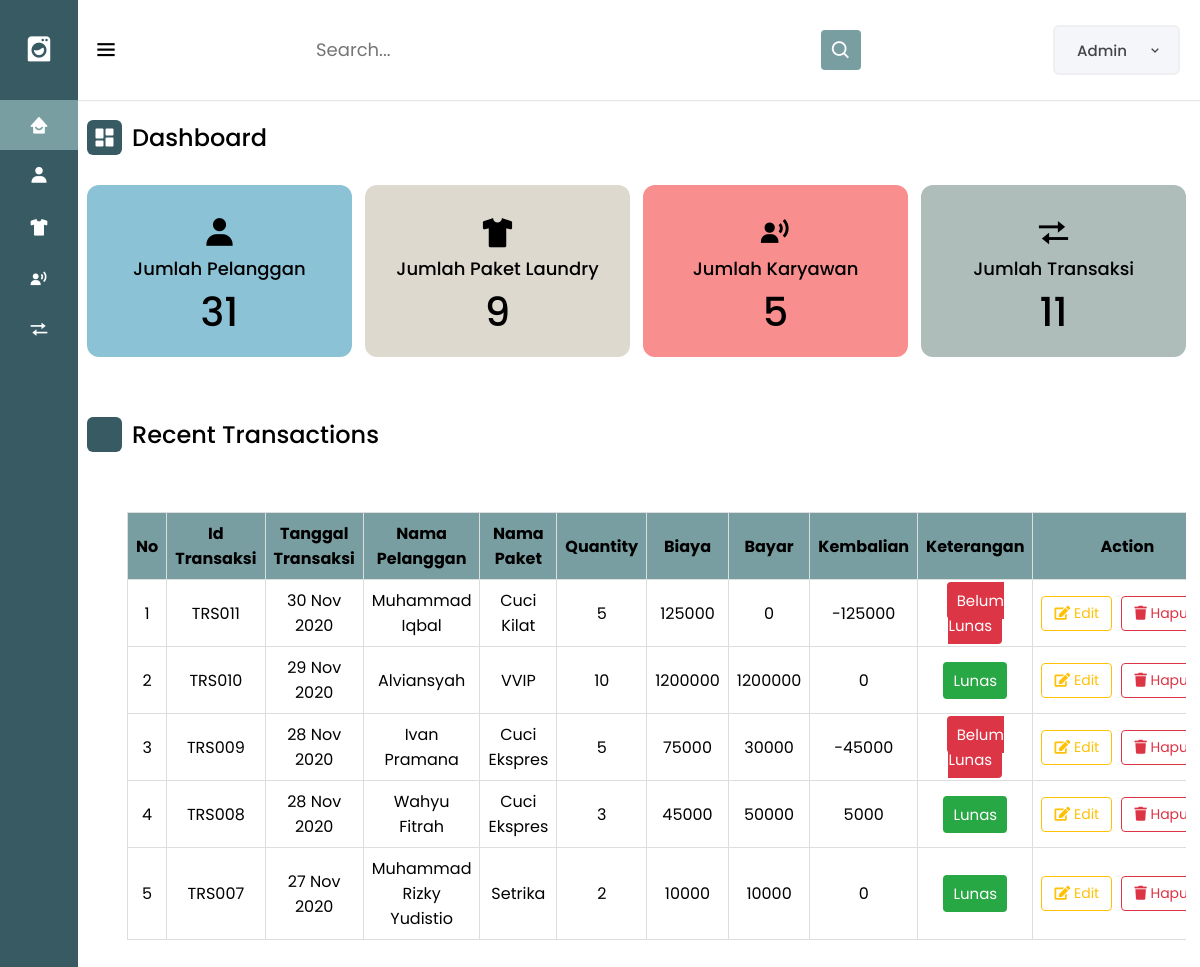
Screenshot of /admin/dashboard.php with the database file from the repository.
### tables this page shows
CREATE TABLE `transaksi` (
  `id_transaksi` varchar(10) NOT NULL,
  `tanggal` varchar(20) NOT NULL,
  `id_pelanggan` varchar(10) NOT NULL,
  `id_paket` varchar(10) NOT NULL,
  `qty` int(11) NOT NULL,
  `biaya` int(11) NOT NULL,
  `bayar` int(11) NOT NULL,
  `kembalian` int(11) NOT NULL
);

CREATE TABLE `pelanggan` (
  `id_pelanggan` varchar(10) NOT NULL,
  `nama_pelanggan` varchar(100) NOT NULL,
  `username` varchar(25) NOT NULL,
  `password` varchar(255) NOT NULL,
  `alamat_pelanggan` varchar(255) NOT NULL,
  `no_hp_pelanggan` varchar(20) NOT NULL
);

CREATE TABLE `paket_cuci` (
  `id_paket` varchar(10) NOT NULL,
  `paket` varchar(100) NOT NULL,
  `harga_kilo` int(11) NOT NULL,
  `deskripsi` varchar(255) NOT NULL
);

### admin/dashboard.php (the view, shortened to what this page needs)
<?php
    require '../conn.php';
    $query = "SELECT transaksi.id_transaksi, transaksi.tanggal , pelanggan.nama_pelanggan, paket_cuci.paket, transaksi.qty, transaksi.biaya, transaksi.bayar, transaksi.kembalian
              FROM transaksi
              INNER JOIN pelanggan
              ON transaksi.id_pelanggan = pelanggan.id_pelanggan
              INNER JOIN paket_cuci
              ON transaksi.id_paket = paket_cuci.id_paket
              ORDER BY transaksi.id_transaksi DESC LIMIT 5";
    function numData($table) {
        global $conn;
        $stmt = $conn->query("SELECT * FROM $table");
        return $stmt->rowCount();
    }
?>
<!DOCTYPE html>
<html lang="en">
<head>
    <link rel="stylesheet" href="styleadmin.css">
    <link rel="stylesheet" href="https://unicons.iconscout.com/release/v4.0.0/css/line.css">
    <link href='https://unpkg.com/boxicons@2.0.7/css/boxicons.min.css' rel='stylesheet'>
    <link rel="stylesheet" href="https://cdnjs.cloudflare.com/ajax/libs/font-awesome/5.15.3/css/all.min.css">
</head>
<body>
    <div class="sidebar close">
    <div class="logo-details">
        <i class='bx bxs-washer'></i>
    </div>
    <ul class="nav-links">
        <li>
            <a href="<?php echo "../admin/dashboard.php"; ?>" class="active">
                <i class='bx bxs-home-smile'></i>
            </a>
        </li>
        <li>
            <div class="iocn-link">
                <a href="<?php echo "../pelanggan/list_pelanggan.php"; ?>" >
                    <i class='bx bxs-user'></i>
                </a>
            </div>
        </li>
        <li>
            <div class="iocn-link">
                <a href="<?php echo "../paketlaundry/list_paketlaundry.php "; ?>">
                    <i class='bx bxs-t-shirt'></i>
                </a>
            </div>
        </li>
        <li>
            <div class="iocn-link">
                <a href="<?php echo "../karyawan/list_karyawan.php"; ?>">
                    <i class='bx bxs-user-voice'></i>
                </a>
            </div>
        </li>
        <li>
            <div class="iocn-link">
                <a href="<?php echo "../transaksi/transaksi.php"; ?>">
                    <i class='bx bx-transfer'></i>
                </a>
            </div>
        </li>
    </ul>
    </div>
    <section class="dashboard">
        <div class="top">
            <div class="sidebar-button">
                <i class='bx bx-menu sidebar-toggle'></i>
            </div>
            <div class="search-box">
                <input type="text" placeholder="Search...">
                <i class='bx bx-search'></i>
            </div>
            <div class="profile-details">
                <span class="admin_name">Admin</span>
                <i class="bx bx-chevron-down"></i>
            </div>
        </div>
        <div class="dash-content">
            <div class="overview">
                <div class="title">
                    <i class='bx bxs-dashboard'></i>
                    <span class="text">Dashboard</span>
                </div>
                <div class="boxes">
                    <div class="box box1">
                        <i class='bx bxs-user' id="icon"></i>
                        <span class="text"><center>Jumlah Pelanggan<center></span>
						<span class="number"><?= numData('pelanggan'); ?></span>
                    </div>
                    <div class="box box2">
                        <i class='bx bxs-t-shirt' id="icon"></i>
                        <span class="text"><center>Jumlah Paket Laundry<center></span>
                        <span class="number"><?= numData('paket_cuci'); ?></span>
                    </div>
                    <div class="box box3">
                        <i class='bx bxs-user-voice' id= "icon"></i>
                        <span class="text"><center>Jumlah Karyawan<center></span>
                        <span class="number"><?= numData('karyawan'); ?></span>
                    </div>
                    <div class="box box4">
                        <i class='bx bx-transfer'id="icon"></i>
                        <span class="text"><center>Jumlah Transaksi<center></span>
                        <span class="number"><?= numData('transaksi'); ?></span>
                    </div>
                </div>
            </div>
            <div class="database">
                <div class="title">
                    <i class="uil uil-clock-three"></i>
                    <span class="text">Recent Transactions</span>
                </div>
                <div class="database-data">
                    <div class="center">
                        <table id="dataTables" class="table table-hover">
                            <thead>
                                <tr style="text-align: center;">
                                    <th>No</th>
                                    <th>Id Transaksi</th>
                                    <th>Tanggal Transaksi</th>
                                    <th>Nama Pelanggan</th>
                                    <th>Nama Paket</th>
                                    <th>Quantity</th>
                                    <th>Biaya</th>
                                    <th>Bayar</th>
                                    <th>Kembalian</th>
                                    <th>Keterangan</th>
                                    <th>Action</th>
                                </tr>
                            </thead>
                            <tbody>
                                <?php
                                $result = $conn->query($query);
                                ?>
                                <?php $no = 1;
                                while ($data = $result->fetch(PDO::FETCH_ASSOC)) : ?>
                                    <tr>
                                        <td style="text-align: center;"><?= $no++; ?></td>
                                        <td style="text-align: center;"><?= $data['id_transaksi']; ?></td>
                                        <td style="text-align: center;"><?= $data['tanggal']; ?></td>
                                        <td style="text-align: center;"><?= $data['nama_pelanggan']; ?></td>
                                        <td style="text-align: center;"><?= $data['paket']; ?></td>
                                        <td style="text-align: center;"><?= $data['qty']; ?></td>
                                        <td style="text-align: center;"><?= $data['biaya']; ?></td>
                                        <td style="text-align: center;"><?= $data['bayar']; ?></td>
                                        <td style="text-align: center;"><?= $data['kembalian']; ?></td>
                                        <td style="text-align: center;">
                                            <?php
                                            if ($data['kembalian'] < 0) {
                                                echo "<span class='keterangan-lunas'>Belum Lunas</span>";
                                            } else {
                                                echo "<span class='keterangan-belum-lunas'>Lunas</span>";
                                            }
                                            ?>
                                        </td>
                                        <td id="action">
                                            <a href="<?php echo "../transaksi/updatetransaksi.php?id_transaksi=" . $data['id_transaksi']; ?>" class="btn btn-edit">
                                                <i class="fas fa-edit"></i> Edit
                                            </a>
                                            <form method="POST" action="../transaksi/hapustransaksi.php" style="display: inline;">
                                                <button type="submit" name="deletes" class="btn btn-hapus">
                                                    <i class="fas fa-trash"></i> Hapus
                                                </button>
                                            </form>
                                        </td>
                                    </tr>
                                <?php endwhile; ?>
                            </tbody>
                        </table>
                    </div>
                </div>
            </div>
        </div>
    </section>
</body>
</html>

### admin/dashboard.php (style rules this page uses)
table { border-collapse: collapse; margin: 30px 40px; width: 90%; }
th, td { padding: 8px; border: 1px solid #ddd; max-width: auto; text-align: center; }
#action { white-space: nowrap; }
th { background-color: #789EA2; }
.btn { display: inline-block; padding: 6px 12px; font-size: 14px; text-align: center; text-decoration: none; border: 1px solid #ccc; border-radius: 4px; color: #333; margin-right: 5px; }
.btn-edit { background-color: transparent; border-color: #ffc107; color: #ffc107; }
.btn-hapus { background-color: transparent; border-color: #dc3545; color: #dc3545; }
#icon { margin-top: 15px; margin-bottom:5px; }

### rows the page displays
transaksi: id_transaksi "TRS011", tanggal "30 Nov 2020", id_pelanggan.nama_pelanggan "Muhammad Iqbal", id_paket.paket "Cuci Kilat", qty "5", biaya "125000", bayar "0", kembalian "-125000", shows "Belum Lunas"
transaksi: id_transaksi "TRS010", tanggal "29 Nov 2020", id_pelanggan.nama_pelanggan "Alviansyah", id_paket.paket "VVIP", qty "10", biaya "1200000", bayar "1200000", kembalian "0", shows "Lunas"
transaksi: id_transaksi "TRS009", tanggal "28 Nov 2020", id_pelanggan.nama_pelanggan "Ivan Pramana", id_paket.paket "Cuci Ekspres", qty "5", biaya "75000", bayar "30000", kembalian "-45000", shows "Belum Lunas"
transaksi: id_transaksi "TRS008", tanggal "28 Nov 2020", id_pelanggan.nama_pelanggan "Wahyu Fitrah", id_paket.paket "Cuci Ekspres", qty "3", biaya "45000", bayar "50000", kembalian "5000", shows "Lunas"
transaksi: id_transaksi "TRS007", tanggal "27 Nov 2020", id_pelanggan.nama_pelanggan "Muhammad Rizky Yudistio", id_paket.paket "Setrika", qty "2", biaya "10000", bayar "10000", kembalian "0", shows "Lunas"

### other values shown
numData('pelanggan') "31"
numData('paket_cuci') "9"
numData('karyawan') "5"
numData('transaksi') "11"
